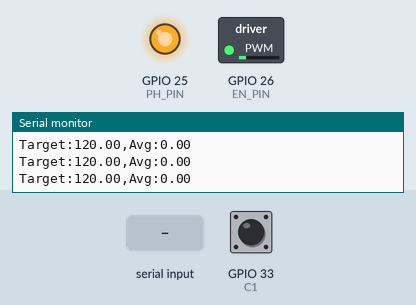
Recording of a sketch running on a simulated ESP32. Shown: switched loads named in the sketch (green lamp = pin HIGH), output pins drawn as LEDs (lit = HIGH), the last lines printed to the serial monitor. The test bench sets the inputs (shaded band); at power-on: GPIO 33 (C1) HIGH. Nothing arrives over Bluetooth unless stated.

Above: at 2.2 s.
2.3 s: "0\n" received over the second serial link
3.8 s: "90,45\n" received over the second serial link
At 4.05 s:
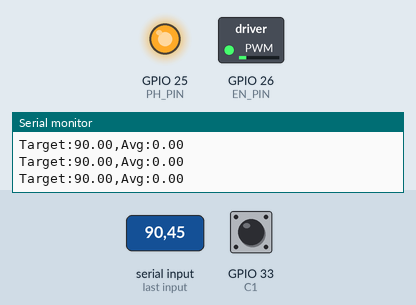
6.8 s: "30,150\n" received over the second serial link
9.8 s: "5\n" received over the second serial link
At 10.8 s:
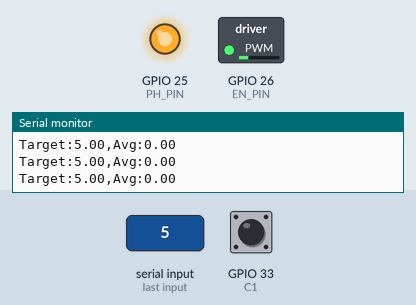
12.8 s: "200\n" received over the second serial link
At 18.52 s:
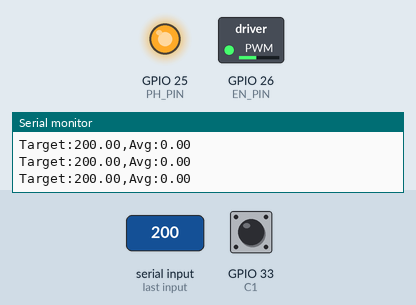
Timing chart, 0 to 22.3 s (numbered marks = the images above; inputs shaded):
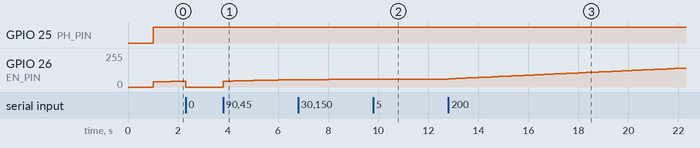

The sketch:

SPVVVECTR-MCU-PC-BT.ino
```cpp
//Bluetooth
#include "BluetoothSerial.h"

// Check if Bluetooth is available
#if !defined(CONFIG_BT_ENABLED) || !defined(CONFIG_BLUEDROID_ENABLED)
#error Bluetooth is not enabled! Please run `make menuconfig` to and enable it
#endif

BluetoothSerial SerialBT;


// Pin declaration
const int EN_PIN = 26;
const int PH_PIN = 25;
const int C1 = 33; // Encoder Phase A
const int C2 = 34; // Encoder Phase B


// Motor Constants
const float reduction_ratio = 10.0;
// Encoder Constants (can be found in the datasheet, e.g: ROB-28633)
const int ppr_num = 7;
const float shaft_ppr = reduction_ratio * ppr_num;
// Total pulses per full revolution of the output shaft


// Variables for speed calculation
volatile int pulse_count = 0;
unsigned long prev_time = 0;
float inst_rpm = 0;
float avg_rpm = 0;
float target_rpm = 120.0;
float speed = 9500;
int curindex = 0;
#define size 10
float speeds[size] = {0};
bool full = false;
const float period_ms = 100;

// PID constants
const float kP = 1.1;
const float kD = 0.2;
float error = 0;
float last_error = 0;


//Functions
void IRAM_ATTR countPulse();
float avgspeed();


void setup() {
  SerialBT.begin("Tensegrity-1");         //BT Name
  Serial.begin(115200);

  pinMode(EN_PIN, OUTPUT);
  pinMode(PH_PIN, OUTPUT);
  pinMode(C1, INPUT_PULLUP);
  pinMode(C2, INPUT_PULLUP);
  analogWriteResolution(EN_PIN, 16);
  attachInterrupt(digitalPinToInterrupt(C1), countPulse, RISING);

  delay (1000);
}


void loop() {
  //Receive data from Bluetooth
  if (SerialBT.available()) {
    String incoming = SerialBT.readStringUntil('\n');
    float new_target = incoming.toFloat();
    target_rpm = new_target;
    SerialBT.print("Target updated to: ");
    SerialBT.println(target_rpm);
  }

  //Keep track of current time
  unsigned long current_time = millis();

  if (current_time - prev_time >= period_ms) {
    prev_time = current_time;

    noInterrupts();
    long current_pulses = pulse_count;
    pulse_count = 0;
    interrupts();

    float rotations = (float)current_pulses / shaft_ppr;
    inst_rpm = (rotations * 1000 / period_ms) * 60.0;

    speeds[curindex] = inst_rpm;
    avg_rpm = avgspeed();
    curindex++;
    curindex %= size;

    // PID Calculation
    error = abs(target_rpm) - abs(avg_rpm);
    speed += kP * error + kD * (error - last_error) / (period_ms/1000);
    speed = constrain(speed, 0, 65535);
    last_error = error;

    //Speed change
    if (target_rpm == 0) {analogWrite (EN_PIN, 0);}
    else if (target_rpm > 0) {
      digitalWrite (PH_PIN, HIGH);
      analogWrite (EN_PIN, speed);
    }
    else{
      digitalWrite (PH_PIN, LOW);
      analogWrite (EN_PIN, speed);
    }

    // Output to Serial Plotter (Wireless)
    // Formatting as "Value1,Value2" allows the Plotter to draw multiple lines
    SerialBT.print("Target RPM: ");
    SerialBT.print(target_rpm);
    SerialBT.print(", Average RPM: ");
    SerialBT.println(avg_rpm);

    // Also mirror to USB Serial for wired debugging
    Serial.print("Target:"); Serial.print(target_rpm);
    Serial.print(","); Serial.print("Avg:"); Serial.println(avg_rpm);
  }
}


void IRAM_ATTR countPulse() {
  // Check Phase B (C2) when Phase A (C1) rises
  if (digitalRead(C2) == LOW) {
    pulse_count--; // Clockwise
  } else {
    pulse_count++; // Counter-clockwise
  }
}


float avgspeed() {
  float sum = 0;
  for (int i=0; i< size; i++) {
    sum += speeds[i];
  }
  if (!full) {
    if (curindex == size-1) {full=true;}
    return float(sum/(curindex+1));
  }
  else {return float(sum/size);}
}
```

Measured:
- after the input at 3.8 s, GPIO 26 (EN_PIN): moves from 0/255 to 55/255 over 2.7 s, starting at once
- after the input at 9.8 s, GPIO 26 (EN_PIN): stays 59/255 (without the input it goes to 60/255 after 0.52 s)
